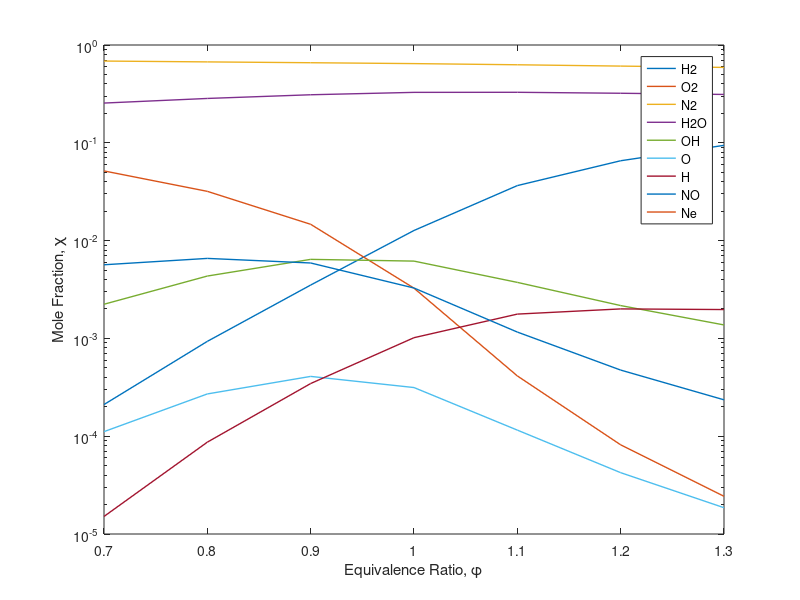

MATLAB code for this plot:
%% plotThermEquilib.m
% 11/19/2022
%% PURPOSE
% 
%% INPUT

Ts1 = load("Ts1.mat");
Ts2 = load("Ts2.mat");
Ts3 = load("Ts3.mat");
Ts4 = load("Ts4.mat");

Xs1 = load("Xs1.mat");
Xs2 = load("Xs2.mat");
Xs3 = load("Xs3.mat");
Xs4 = load("Xs4.mat");

spec = {'H2','O2','N2','H2O','OH','O','H','NO','Ne'}; %species under consideration
phi = 0.7:0.1:1.3;

%% EXECUTE

% Scenario 1
figure
for i = 1:length(spec)
    chi = [];
    for j = 1:length(phi)
        chi(j) = Xs1.X_save(j).(spec{i});
    end
    semilogy(phi,chi,'LineWidth',1); hold on;
end
legend(spec)
xlabel('Equivalence Ratio, \phi')
ylabel('Mole Fraction, \chi')
xlim([0.7,1.3])